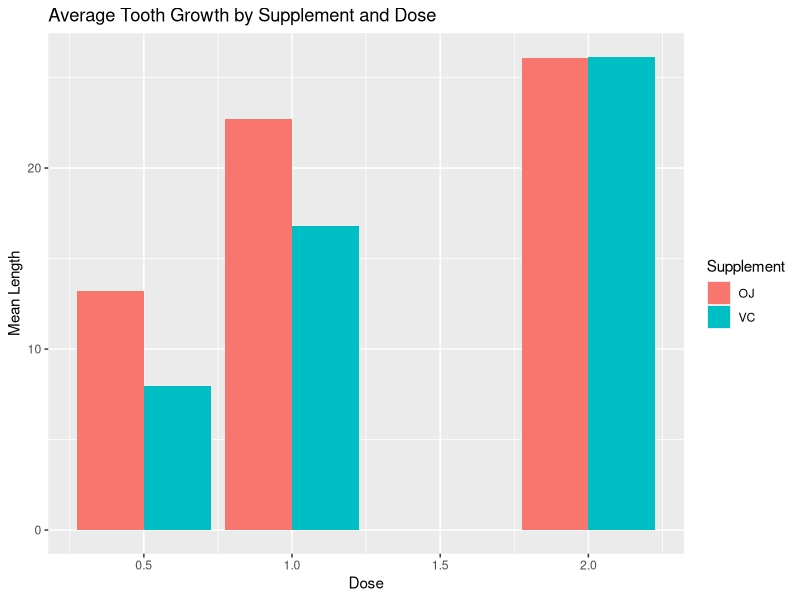

R code for this plot:
## ---- chunk 1
knitr::opts_chunk$set(echo = TRUE)
## ---- chunk 2
library(dplyr)
library(ggplot2)
## ---- chunk 3
data("ToothGrowth")

str(ToothGrowth)
## ---- chunk 4
unique(ToothGrowth$supp)
unique(ToothGrowth$dose)
## ---- chunk 5
summarizedToothGrowth <-
    ToothGrowth %>%
    group_by(supp, dose) %>% 
    summarize(len.mean = mean(len))
head(summarizedToothGrowth)
## ---- chunk 6

g <- ggplot(summarizedToothGrowth, aes(x = dose, y = len.mean, fill = supp)) + 
    geom_col(position = "dodge") +
    labs(
        x = "Dose",
        y = "Mean Length",
        title = "Average Tooth Growth by Supplement and Dose",
        fill = "Supplement"
    )
print(g)
## ---- chunk 7
len_OJ_05 <- ToothGrowth$len[ToothGrowth$supp == "OJ" & ToothGrowth$dose == 0.5]
len_OJ_10 <- ToothGrowth$len[ToothGrowth$supp == "OJ" & ToothGrowth$dose == 1.0]
len_OJ_20 <- ToothGrowth$len[ToothGrowth$supp == "OJ" & ToothGrowth$dose == 2.0]
len_VC_05 <- ToothGrowth$len[ToothGrowth$supp == "VC" & ToothGrowth$dose == 0.5]
len_VC_10 <- ToothGrowth$len[ToothGrowth$supp == "VC" & ToothGrowth$dose == 1.0]
len_VC_20 <- ToothGrowth$len[ToothGrowth$supp == "VC" & ToothGrowth$dose == 2.0]
len_OJ <- ToothGrowth$len[ToothGrowth$supp == "OJ"]
len_VC <- ToothGrowth$len[ToothGrowth$supp == "VC"]
## ---- chunk 8
t.test(len_OJ_05, len_VC_05)
t.test(len_OJ_10, len_VC_10)
t.test(len_OJ_20, len_VC_20)
t.test(len_OJ, len_VC)
